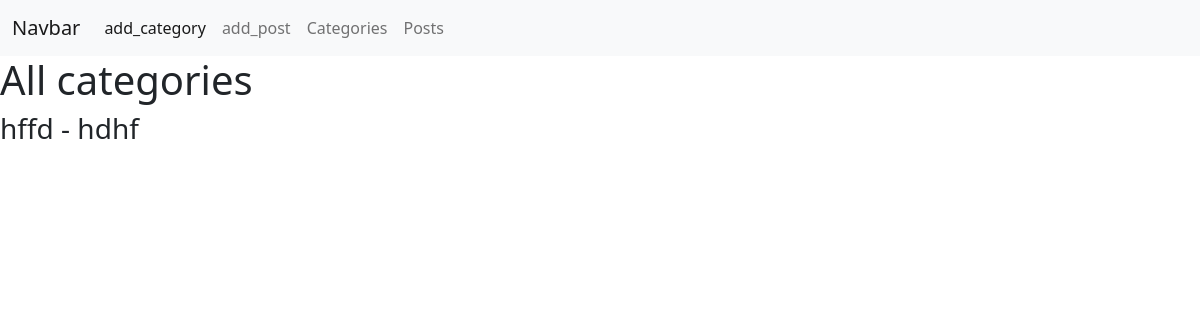
The page /categories on the database as committed earlier.
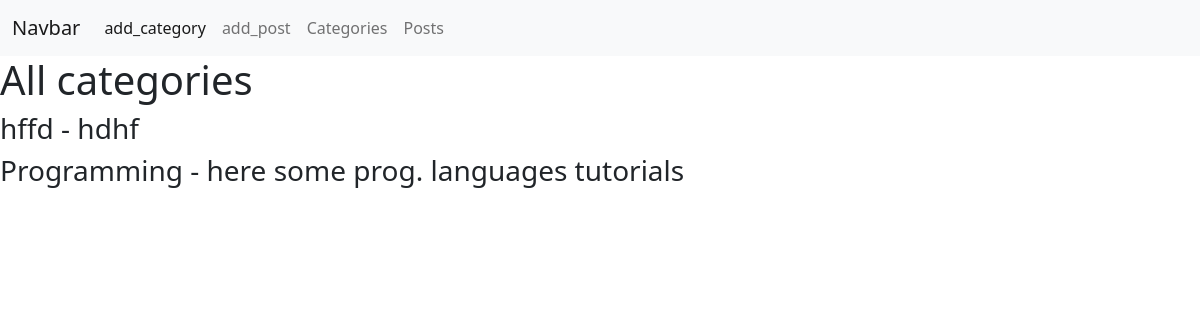
The same page on the database as committed later.
### app.py (models this page shows)
class Category(db.Model):
    id = db.Column(db.Integer, primary_key=True)
    name = db.Column(db.String(20), nullable=False)
    description = db.Column(db.Text)
    def __repr__(self):
        return f'{self.name} - {self.description}'

### app.py (the view)
@app.route("/categories")
def categories():
    all_categories = Category.query.all()
    return render_template('categories.html', categories=all_categories)

### templates/categories.html
{% extends 'base.html' %}
{% block content %}
<h1>All categories</h1>
{% for category in categories %}
<h3>{{ category }}</h3>
{% endfor %}
{% endblock %}

Rows that differ between the two databases and show on the page:
added Category: name+description "Programming - here some prog. languages tutorials"
